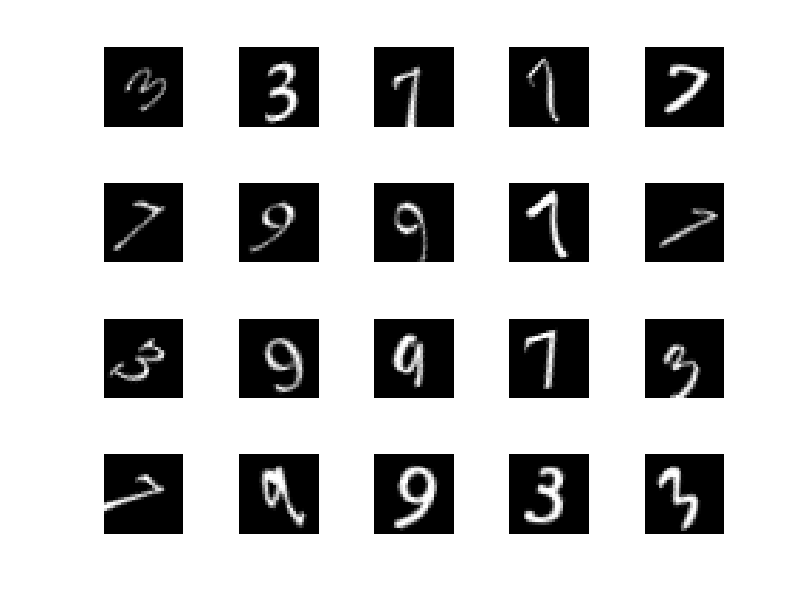

This figure's MATLAB source: (Note: this script raises an error after producing the figure.)
% AutoEncoder for Image Classifcation
% requires the nueral net Toolbox in matlab

%loading the dataset
load('data.mat');

%displaying images
for i =1:20
	subplot(4,5,i);
	imshow(xTrainImages{i});
end

%setting the weights of a nueral net to default instead of random
rng('default')

%training in the first layer
hiddenSize1 = 100;
autoenc1 = trainAutoencoder(xTrainImages,hiddenSize1,'MaxEpochs',400,'L2WeightRegularization',0.004,'SparsityRegularization',4,'SparsityProportion',0.15,'ScaleData',false);

%viewing the autoenc1
view(autoenc1)